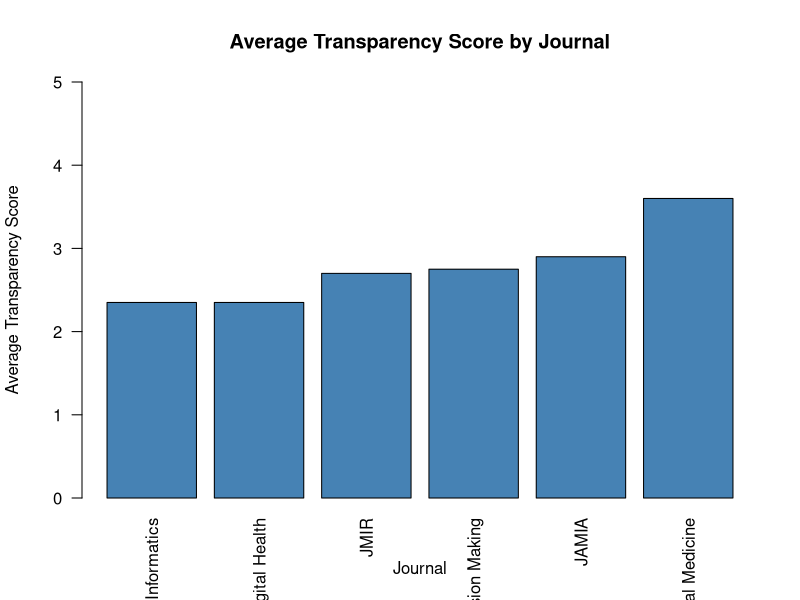

Write R code to recreate this figure.
## ---- chunk 1
setwd("C:/Users/PC/Desktop/projects/R")
data <- read.csv("./data.csv")
library(dplyr)  # Load the dplyr package for data manipulation

average_transparency <- data %>%
  group_by(Journal) %>%
  summarise(AvgTransparency = round(mean(Transparency.score..1.5.), 2))
print(average_transparency)
## ---- chunk 2
# Optionally, reorder the data to match the original ordering
sorted_data <- average_transparency[order(average_transparency$AvgTransparency), ]

barplot(
  sorted_data$AvgTransparency,
  names.arg = sorted_data$Journal,
  main = "Average Transparency Score by Journal",
  xlab = "Journal",
  ylab = "Average Transparency Score",
  col = "steelblue",
  las = 2,  # Rotate axis labels for readability
  ylim = c(0, 5)  # Set the y-axis to range from 0 to 5
)

